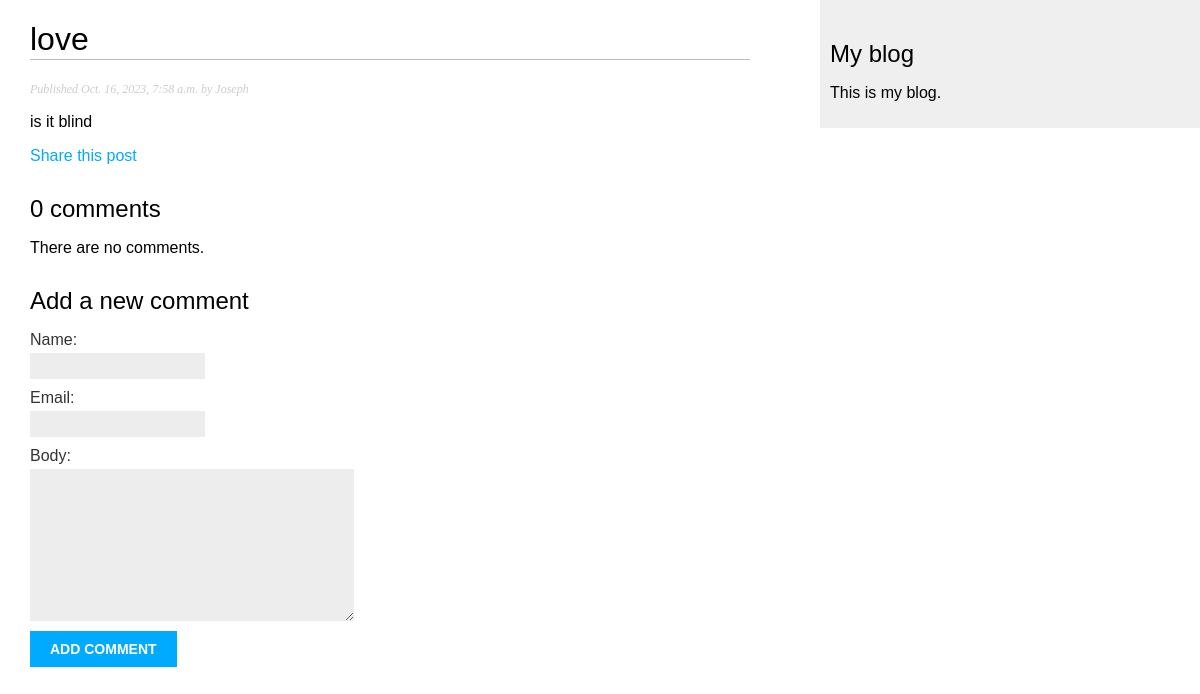
Page /blog/2023/10/16/love/ on the earlier database version.
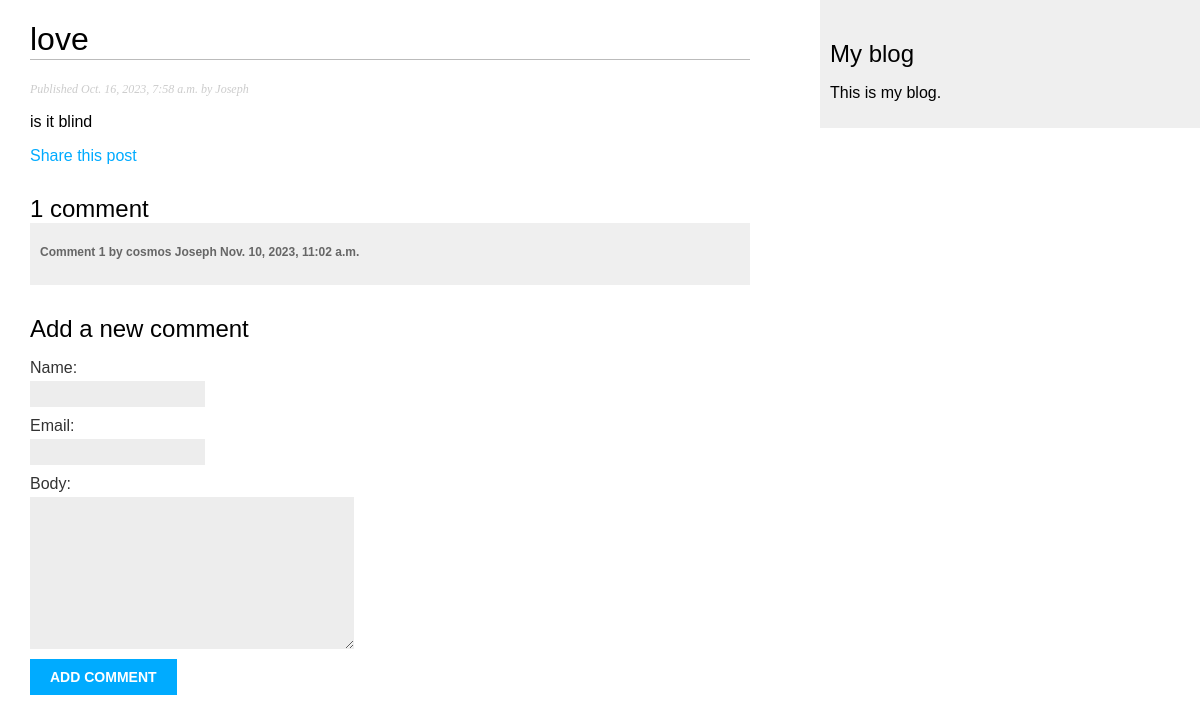
Same page on the later database version.
### blog/models.py (models this page shows, shortened)
class Post(models.Model):
    class Status(models.TextChoices):
        DRAFT = 'DF', 'Draft'
        PUBLISHED = 'PB', 'Published'
    tags = TaggableManager()
    title = models.CharField(max_length=250)
    slug = models.SlugField(max_length=250, unique_for_date='publish')
    author = models.ForeignKey(User,
                               on_delete=models.CASCADE,
                               related_name='blog_post')
    body = models.TextField()
    publish = models.DateTimeField(default=timezone.now)
    created = models.DateTimeField(auto_now_add=True)
    update = models.DateTimeField(auto_now=True)
    status = models.CharField(max_length=2,
                              choices=Status.choices,
                              default=Status.PUBLISHED)
    objects = models.Manager() # The default manager.
    published = PublishedManager() # Our custom nmanager.
    class Meta:
        ordering = ['-publish']
        indexes = [
            models.Index(fields=['-publish']),
        ]

class Comment(models.Model):
    post = models.ForeignKey(Post,
                             on_delete=models.CASCADE,
                             related_name='comments')
    name = models.CharField(max_length=80)
    email = models.EmailField()
    body = models.TextField()
    created = models.DateTimeField(auto_now_add=True)
    updated = models.DateTimeField(auto_now=True)
    active = models.BooleanField(default=True)
    class Meta:
        ordering = ['created']
        indexes = [
            models.Index(fields=['created']),
        ]

### blog/views.py (the view)
# urls.py: path('<int:year>/<int:month>/<int:day>/<slug:post>/', views.post_detail, name='post_detail'),
def post_detail(request, year, month, day, post):
    post = get_object_or_404(Post,
                             status=Post.Status.PUBLISHED,
                             slug=post,
                             publish__year = year,
                             publish__month=month,
                             publish__day=day)
    comments = post.comments.filter(active=True)
    form = CommentForm()
    return render (request,
                   'blog/post/detail.html',
                   {'post': post,
                    'comments':comments,
                    'form':form})

### blog/forms.py
class CommentForm(forms.ModelForm):
    class Meta:
        model = Comment
        fields = ['name', 'email', 'body']

### blog/templates/blog/post/detail.html (shortened to what this page needs)
{% extends "blog/base.html" %}
{% block content %}
    <h1>{{ post.title }}</h1>
    <p class = "date">
        Published {{ post.publish}} by {{post.author}}
    </p>
    {{ post.body|linebreaks }}
    <p>
        <a href="{% url "blog:post_share" post.id %}">
            Share this post
        </a>
    </p>
    {% with comments.count as total_comments %}
        <h2>
            {{ total_comments }} comment{{ total_comments|pluralize }}
        </h2>
    {% endwith %}
    {% for comment in comments %}
        <div class="comment">
            <p class="info">
                Comment {{ forloop.counter }} by {{ comment.name }}
                {{ comment.created }}
            </p>
        </div>
    {% empty %}
        <p>There are no comments.</p>
    {% endfor %}
    {% include "blog/post/includes/comment_form.html" %}
{% endblock %}

### blog/templates/blog/base.html (shortened to what this page needs)
{% load static %}
<!DOCTYPE html>
<html>
<head>
    <link href="{% static "css/blog.css" %}" rel="stylesheet">
</head>
<body>
    <div id = "content">
        {% block content%}
        {% endblock%}
    </div>
    <div id = "sidebar">
        <h2>My blog</h2>
        <p>This is my blog.</p>
    </div>
</body>
</html>

### blog/templates/blog/post/includes/comment_form.html (shortened to what this page needs)
<h2>Add a new comment</h2>
<form action="{% url "blog:post_comment" post.id %}" method="post">
    {{ form.as_p }}
    <p><input type="submit" value="Add comment"></p>
</form>

### blog/static/css/blog.css (style rules this page uses)
body { margin:0; padding: 0; font-family: Arial, Helvetica, sans-serif, sans-serif; }
a { color:#00abff; text-decoration: none; }
h1 { font-weight: normal; border-bottom: 1px solid #bbb; padding: 0 0 1px 0; }
h2 { font-weight: normal; margin: 30px 0 0; }
#content { float: left; width: 60%; padding: 0 0 0 30px; }
#sidebar { float: right; width: 30%; padding: 10px; background: #efefef; height: 100%; }
p.date { color: #ccc; font-family: georgia, serif ; font-size: 12px; font-style: italic; }
label { float: left; clear: both; color: #333; margin-bottom: 4px; }
input, textarea { clear: both; float: left; margin: 0 0 10px; background: #ededed; border: 0; padding: 6px 10px; font-size: 12px; }
input[type=submit] { font-weight: bold; background: #00abff; color: #fff; padding: 10px 20px; font-size: 14px; text-transform: uppercase; }
.comment { padding: 10px; }
.comment:nth-child(even) { background: #efefef; }
.comment .info { font-weight: bold; font-size: 12px; color: #666; }

Differences in the rows shown:
added Comment: name "cosmos Joseph", created "Nov. 10, 2023, 11:02 a.m."
Other differences:
{{ total_comments }}: "0" → "1"
text no longer shown: "There are no comments."
